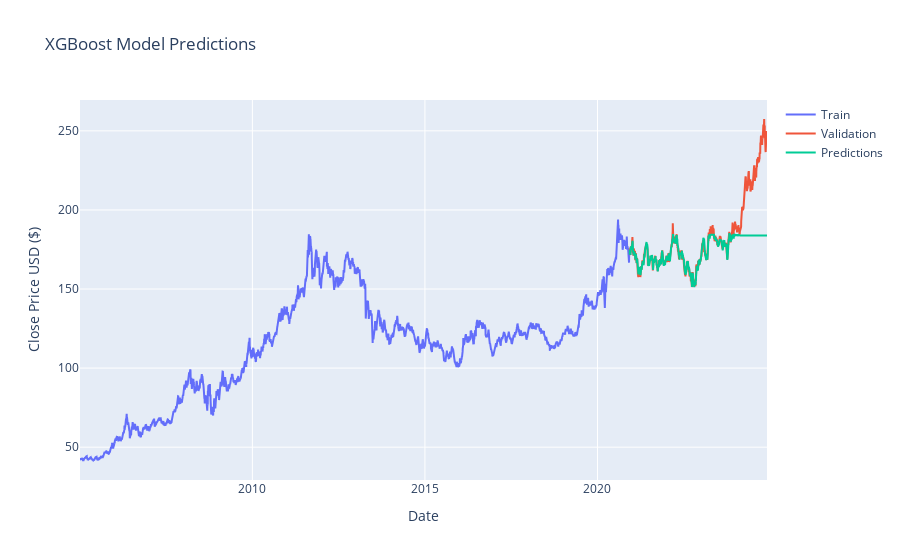

Notebook code cell kept with this figure:
### Code cell
def main(predict_days:int, path:str):
    df = load_data(path)
    train_data, test_data, scaler = preprocess_data(df)

    X_train, y_train = create_dataset(train_data)
    X_test, y_test = create_dataset(test_data)

    model = build_xgboost_model()
    model.fit(X_train, y_train)

    predictions = model.predict(X_test)
    predictions = scaler.inverse_transform(predictions.reshape(-1, 1))

    train = df[:len(train_data)]
    valid = df[len(train_data):]
    valid['Predictions'] = predictions

    plot_predictions_with_plotly(train, valid, predictions)

    last_60_days = test_data[-60:].reshape(1, -1)
    future_predictions = []

    for _ in range(predict_days):
        pred = model.predict(last_60_days)
        last_60_days = np.append(last_60_days[:, 1:], pred).reshape(1, -1)
        future_pred = scaler.inverse_transform(pred.reshape(-1, 1))
        future_predictions.append(future_pred[0][0])
        print(f"Predicted Close: {future_pred[0][0]}")

    return future_predictions

# Run the script
main(predict_days=5, path='../dados/raw/GLD.csv')

### Figure 1 — Plotly figure (JSON) as saved in the notebook; plotly's stock layout.template omitted (floating-point values rounded to 4 significant figures; data arrays with more than 128 entries replaced by an {"elided": "..."} marker saying what was removed)
{"data": [{"mode": "lines", "name": "Train", "type": "scatter", "x": {"elided": "4010 str values"}, "y": {"elided": "4010 float values"}}, {"mode": "lines", "name": "Validation", "type": "scatter", "x": {"elided": "1002 str values"}, "y": {"elided": "1002 float values"}}, {"mode": "lines", "name": "Predictions", "type": "scatter", "x": {"elided": "1002 str values"}, "y": {"elided": "1002 float values"}}], "layout": {"hovermode": "x unified", "title": {"text": "XGBoost Model Predictions"}, "xaxis": {"title": {"text": "Date"}}, "yaxis": {"title": {"text": "Close Price USD ($)"}}}}
